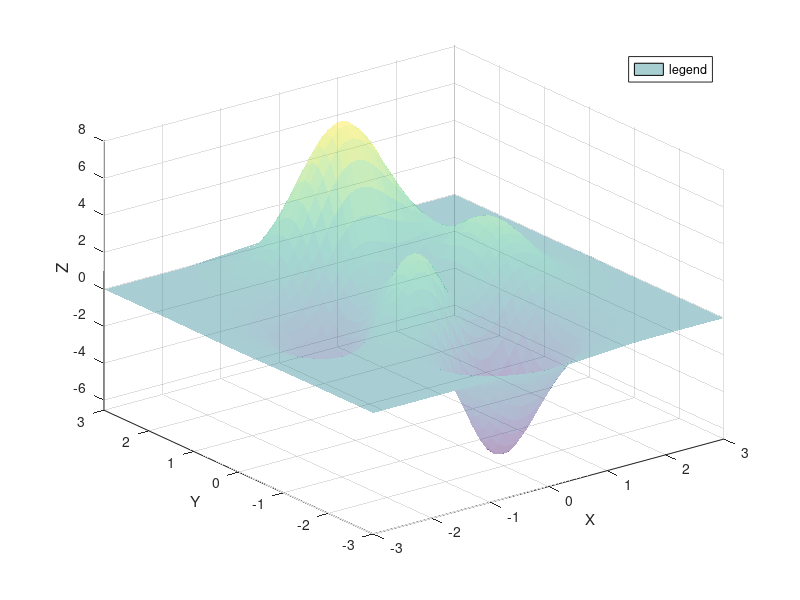

MATLAB code for this plot: (Note: this script raises an error after producing the figure.)
%% Preamble -- not to appear in userguide
hfig = figure;
set(hfig,'units','centimeters','NumberTitle','off','Name','ex15');
pos = get(hfig,'position');
set(hfig,'position',[pos(1:2),8,6]);
%% Everything below appears in userguide
peaks;
hs = get(gca,'children');
set(hs,'facealpha',0.4,'edgealpha',0.4);
hl=legend('legend');
set(hl,'location','northeast');
xlabel('X','userdata','matlabfrag:$\mathrm X$');
ylabel('Y','userdata','matlabfrag:$\mathbf Y$');
zlabel('Z','fontsize',12,'userdata','matlabfrag:$\mathcal Z$')
matlabfrag('graphics/ex15','renderer','opengl','dpi',720);
%% The following is excluded from userguide